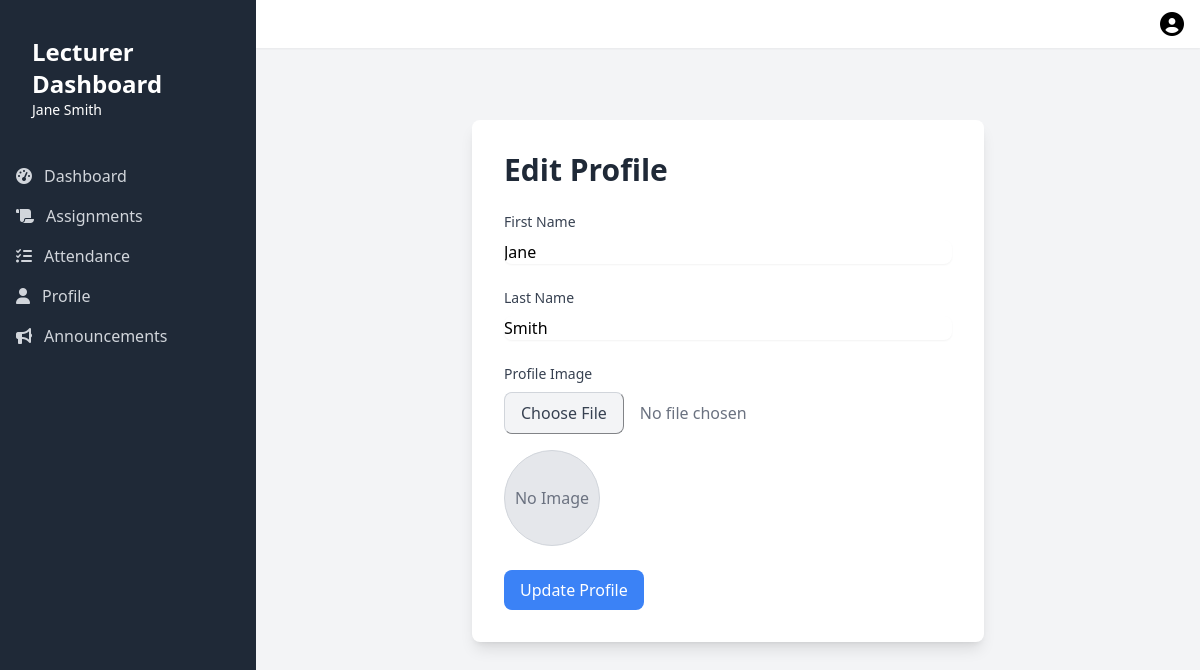
Screenshot of /edit_profile.php (signed in) with the database file from the repository.
### tables this page shows
CREATE TABLE `users` (
  `id` int(11) NOT NULL,
  `first_name` varchar(50) NOT NULL,
  `last_name` varchar(50) NOT NULL,
  `email` varchar(100) NOT NULL,
  `password` varchar(255) NOT NULL,
  `role` enum('student','lecturer','admin','worker') NOT NULL,
  `status` enum('active','inactive','suspended') DEFAULT 'active',
  `date_of_birth` date DEFAULT NULL,
  `address` text DEFAULT NULL,
  `phone` varchar(20) DEFAULT NULL,
  `major_id` int(11) DEFAULT NULL,
  `created_at` timestamp NOT NULL DEFAULT current_timestamp(),
  `updated_at` timestamp NOT NULL DEFAULT current_timestamp() ON UPDATE current_timestamp(),
  `profile_image` varchar(255) DEFAULT NULL
);

### edit_profile.php (the view, shortened to what this page needs)
<?php
include 'connect.php';
$email = $_SESSION['email'];
$sql = "SELECT * FROM users WHERE email=?";
$stmt = $conn->prepare($sql);
$stmt->bind_param("s", $email);
$stmt->execute();
$result = $stmt->get_result();
if ($result->num_rows > 0) {
    $user = $result->fetch_assoc();
    $firstName = htmlspecialchars($user['first_name']);
    $lastName = htmlspecialchars($user['last_name']);
    $profileImage = htmlspecialchars($user['profile_image']);
} else {
    echo "User not found.";
    exit();
}
?>
<div class="bg-white shadow-lg rounded-lg p-8 mx-auto mt-8 max-w-lg">
    <h2 class="text-3xl font-semibold mb-6 text-gray-800">Edit Profile</h2>
    <form method="post" enctype="multipart/form-data" class="space-y-6">
        <div>
            <label class="block text-gray-700 text-sm font-medium mb-2" for="first_name">First Name</label>
            <input type="text" name="first_name" id="first_name" value="<?php echo htmlspecialchars($firstName); ?>" class="block w-full border-gray-300 rounded-lg shadow-sm focus:ring-blue-500 focus:border-blue-500" required>
        </div>
        <div>
            <label class="block text-gray-700 text-sm font-medium mb-2" for="last_name">Last Name</label>
            <input type="text" name="last_name" id="last_name" value="<?php echo htmlspecialchars($lastName); ?>" class="block w-full border-gray-300 rounded-lg shadow-sm focus:ring-blue-500 focus:border-blue-500" required>
        </div>
        <div>
            <label class="block text-gray-700 text-sm font-medium mb-2" for="profile_image">Profile Image</label>
            <input type="file" name="profile_image" id="profile_image" class="block w-full text-gray-500 file:mr-4 file:py-2 file:px-4 file:rounded-lg file:border file:border-gray-300 file:bg-gray-100 file:text-gray-700 hover:file:bg-gray-200 focus:ring-blue-500 focus:border-blue-500">
            <?php if ($profileImage): ?>
                <div class="mt-4 flex items-center">
                    <img src="<?php echo $profileImage; ?>" alt="Profile Image" class="w-24 h-24 object-cover rounded-full border border-gray-300">
                </div>
            <?php else: ?>
                <div class="mt-4 w-24 h-24 bg-gray-200 rounded-full border border-gray-300 flex items-center justify-center">
                    <span class="text-gray-500">No Image</span>
                </div>
            <?php endif; ?>
        </div>
        <div>
            <button type="submit" class="bg-blue-500 text-white px-4 py-2 rounded-lg hover:bg-blue-600 focus:outline-none focus:ring-2 focus:ring-blue-500 focus:ring-opacity-50">Update Profile</button>
        </div>
    </form>
</div>
<?php
$content = ob_get_clean();
include 'template.php';
?>

### template.php (shortened to what this page needs)
<?php
include 'connect.php';
$email = $_SESSION['email'];
$sql = "SELECT * FROM users WHERE email=?";
$stmt = $conn->prepare($sql);
$stmt->bind_param("s", $email);
$stmt->execute();
$result = $stmt->get_result();
if ($result->num_rows > 0) {
    $user = $result->fetch_assoc();
    $firstName = htmlspecialchars($user['first_name']);
    $lastName = htmlspecialchars($user['last_name']);
    $role = htmlspecialchars($user['role']);
    $profileImage = htmlspecialchars($user['profile_image']);
} else {
    echo "User not found.";
    exit();
}
function isActivePage($pageName)
{
    return basename($_SERVER['PHP_SELF']) === $pageName ? 'bg-gray-900 text-white' : 'text-gray-300 hover:bg-gray-700 hover:text-white';
}
?>
<!DOCTYPE html>
<html lang="en">
<head>
    <script src="https://cdn.tailwindcss.com"></script>
    <link rel="stylesheet" href="https://cdnjs.cloudflare.com/ajax/libs/font-awesome/6.5.1/css/all.min.css">
</head>
<body class="bg-gray-100 h-screen flex flex-col">
    <div class="flex-1 flex overflow-hidden">
        <div id="sidebar" class="sidebar sidebar-hidden bg-gray-800 text-white w-64 py-6 flex flex-col fixed inset-0 md:relative md:translate-x-0 md:transition-transform md:flex md:flex-col md:w-64 md:py-6 z-20">
            <div class="px-4 py-3 mb-6 flex items-center justify-between md:justify-start">
                <div class="ml-4">
                    <h2 class="text-2xl font-semibold"><?php echo ucfirst($role); ?> Dashboard</h2>
                    <p class="text-sm"><?php echo htmlspecialchars($firstName . ' ' . $lastName); ?></p>
                </div>
            </div>
            <nav class="flex-1">
                <?php if ($role === 'lecturer'): ?>
                    <a href="lecturer.php" class="flex items-center px-4 py-2 <?php echo isActivePage('lecturer.php'); ?>">
                    <i class="fas fa-tachometer-alt mr-3"></i>
                    Dashboard
                    </a>
                    <a href="assignments.php" class="flex items-center px-4 py-2 <?php echo isActivePage('assignments.php'); ?>">
                        <i class="fas fa-scroll mr-3"></i>
                        Assignments
                    </a>
                    <a href="attendance.php" class="flex items-center px-4 py-2 <?php echo isActivePage('attendance.php'); ?>">
                        <i class="fas fa-tasks mr-3"></i>
                        Attendance
                    </a>
                <?php endif; ?>
                <a href="profile.php" class="flex items-center px-4 py-2 <?php echo isActivePage('profile.php'); ?>">
                    <i class="fas fa-user mr-3"></i>
                    Profile
                </a>
                <a href="announcements.php" class="flex items-center px-4 py-2 <?php echo isActivePage('announcements.php'); ?>">
                    <i class="fas fa-bullhorn mr-3"></i>
                    Announcements
                </a>
            </nav>
        </div>
        <div class="flex-1 flex flex-col overflow-hidden">
            <nav class="bg-white shadow-sm flex items-center justify-between px-4 py-2">
                <div class="flex items-center">
                    <div class="ml-3 relative">
                        <button type="button" class="flex text-sm rounded-full focus:outline-none" id="user-menu-button" aria-expanded="false" aria-haspopup="true">
                            <?php if ($profileImage): ?>
                                <img src="<?php echo $profileImage; ?>" alt="Profile Image" class="w-full h-full object-cover">
                            <?php else: ?>
                                    <i class="fas fa-user-circle text-2xl"></i>
                            <?php endif; ?>
                        </button>
                    </div>
                </div>
            </nav>
            <main class="flex-1 overflow-y-auto py-10 px-4 sm:px-6 lg:px-8">
                <div class="max-w-7xl mx-auto">
                    <?php echo $content; ?>
                </div>
            </main>
        </div>
    </div>
</body>
</html>

### template.php (style rules this page uses)
.sidebar { transition: transform 0.3s ease-in-out; }
.sidebar-hidden { transform: translateX(-100%); }

### rows the page displays
users: role "Lecturer", first_name+last_name "Jane Smith", first_name "Jane", last_name "Smith"
